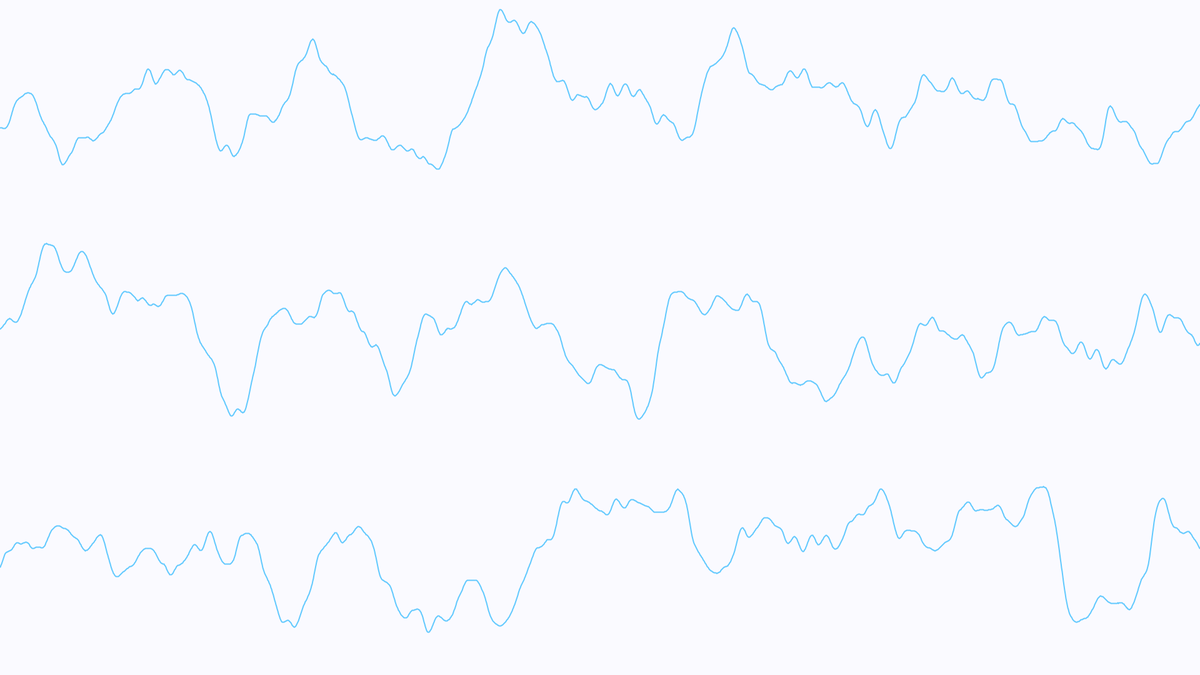
Frame 1 (no input)
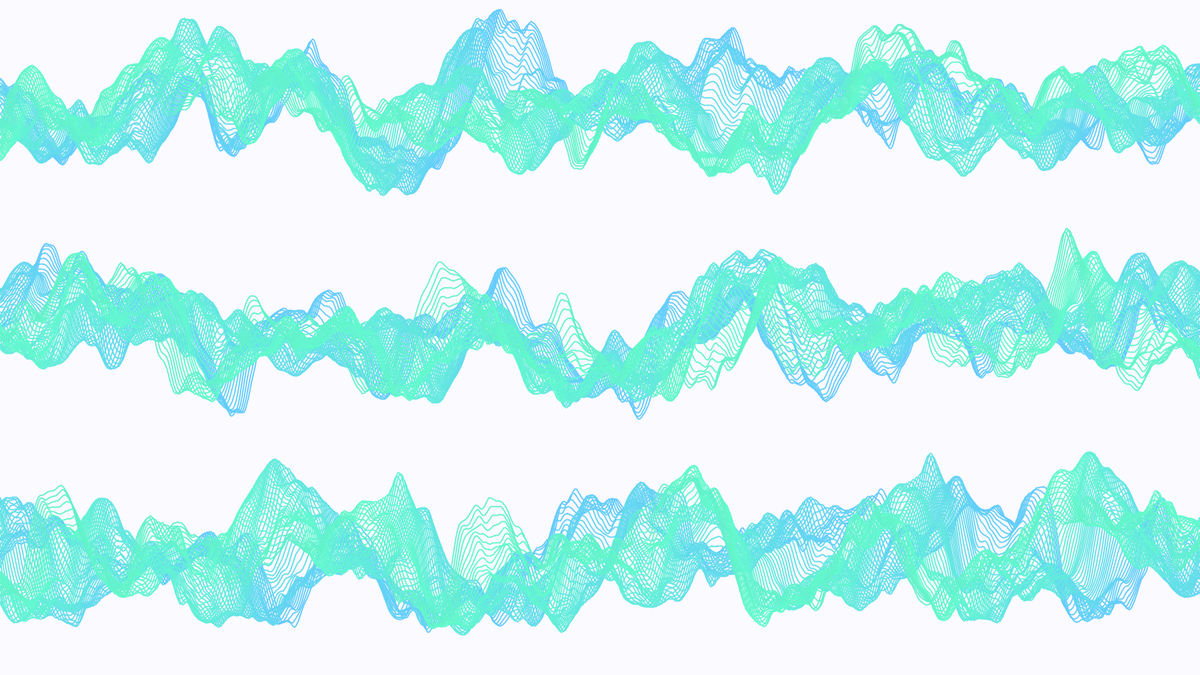
Frame 60 (the mouse pressed at the canvas centre just before this capture)
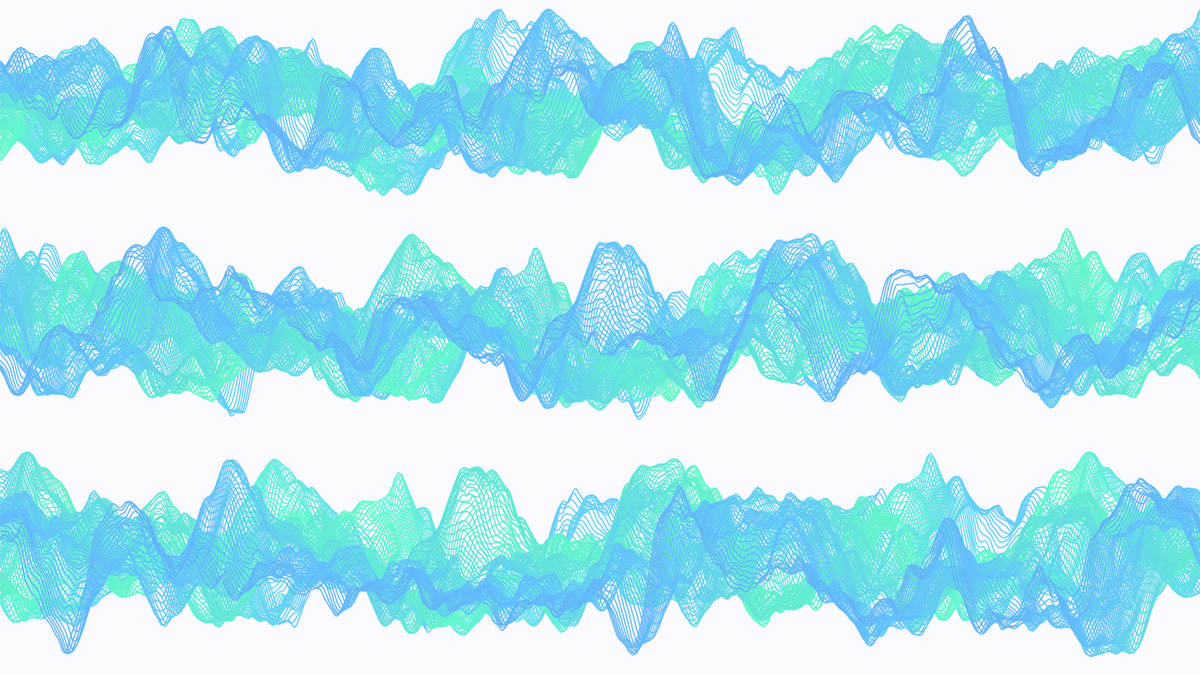
Frame 120 (the mouse held since frame 60 and released just before this capture)

The Processing sketch that drew these frames (run headless with seeded random() and noise(); from frame 60 on, the mouse is pressed at the canvas centre):

// Processing sketch: waves
// ── waves.pde
void setup() {
  size(1920, 1080);
  background(color(250, 250, 255));
  frameRate(15);
}

float noiseController = 5;
float COLOR_NOISE = 0.001;
int NUM_LINES = 3;
color BG_COLOR = color(250, 250, 255);

int R = 100;
byte rInc = 3;
int G = 200;
byte gInc = 1;
int B = 255;
byte bInc = 1;

void draw() {
  stroke(newColor());
  strokeWeight(2);
  noFill();
  
  float xoff = noiseController;
  for (int line = 0; line < NUM_LINES; line++) {
    beginShape();
    for (float x = 0; x < width; x++) {
      float y_up_bound = height/NUM_LINES * line - 50;
      float y_lo_bound = y_up_bound + height/NUM_LINES + 100;
      float y = map(noise(xoff, noiseController), 0, 1, y_up_bound, y_lo_bound);
      vertex(x,y);
      xoff += 0.01;
    }
    endShape();
    noiseController += 0.01;
  }
}

color newColor() {
  if (R <= 100 || R >= 200) {
    rInc *= -1;
  } 
  if (G <= 150 || G >= 250) {
    gInc *= -1;
  }
  if (B <= 200 || B >= 255) {
    bInc *= -1;
  }
  R += rInc;
  G += gInc;
  B += bInc;
  return color(R, G, B);
}
